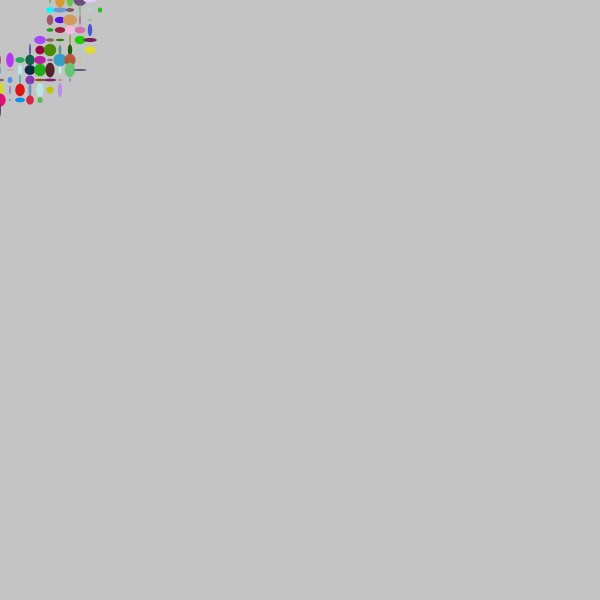
Frame 1 (no input)
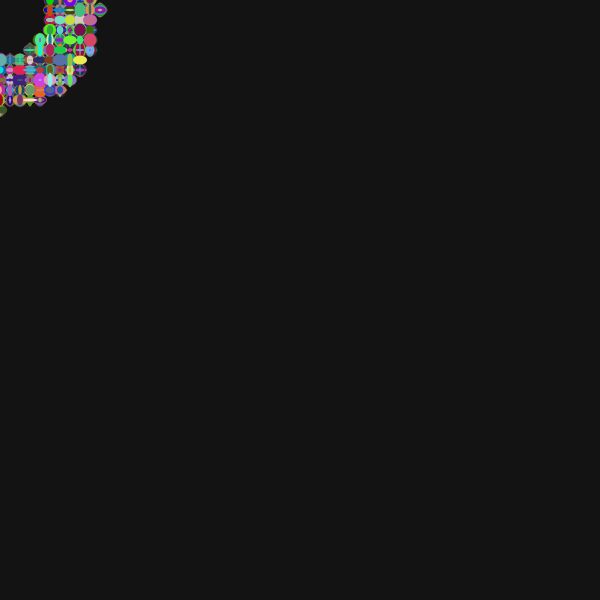
Frame 60 (the mouse pressed at the canvas centre just before this capture)
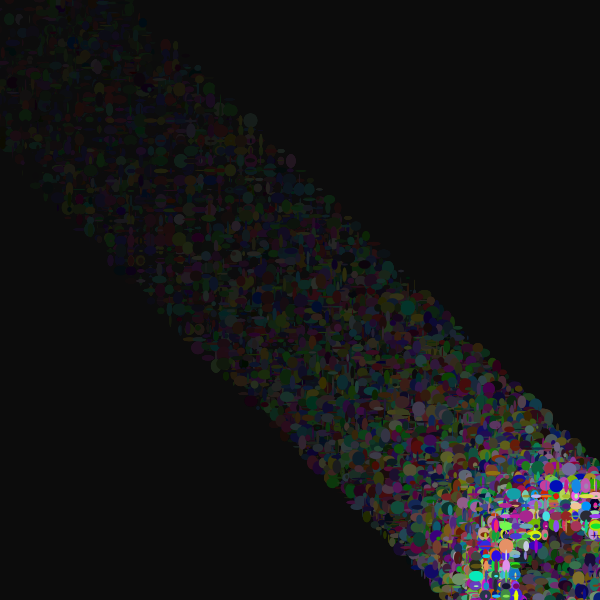
Frame 120 (the mouse held since frame 60 and released just before this capture)

The Processing sketch that drew these frames (run headless with seeded random() and noise(); from frame 60 on, the mouse is pressed at the canvas centre):

// Processing sketch: processing_50092
// ── processing_50092.pde


/*
Rainbow Sandbox
by Anna Lotko
1/26/12
CTIN 544
*/

float distance;
float x = 0.0;
float y = 0.0;
float easing = 0.05;

void setup() {
  size(600, 600);
  smooth();
  
}

void draw() {
  noStroke();
  //low alpha value enables the doughnut to fade slowely 
  fill(0, 10);
  rect(0,0, 600,600);
  
  //easing
  float targetX = mouseX;
  float targetY = mouseY;
  
  x+= (targetX -x) * easing;
  y+= (targetY -y) * easing;
  
  
  translate(x, y);
  
  for(int i = -600; i<width; i+=10) {
    for(int j= -600; j<height; j+=10) {
      
      distance = dist(x,y, i, j);
      
        //the location of ellipses is determined by the distance between the mouse and the i&j values
        //the size of the elippses is 0-15 width and 0-15 height
        noStroke();
        ellipse(i, j, random(15), random(15));
    
   if(distance <=100 && distance >=50) {
        //for(int d = 5; d<50; d++) {
        //the color of each ellipses is random and reset for the next elipses drawn/frame
        fill(random(255),random(255),random(255));
       //}
      }
      
      else {
      noFill();
      
      }
    }
  }
}
